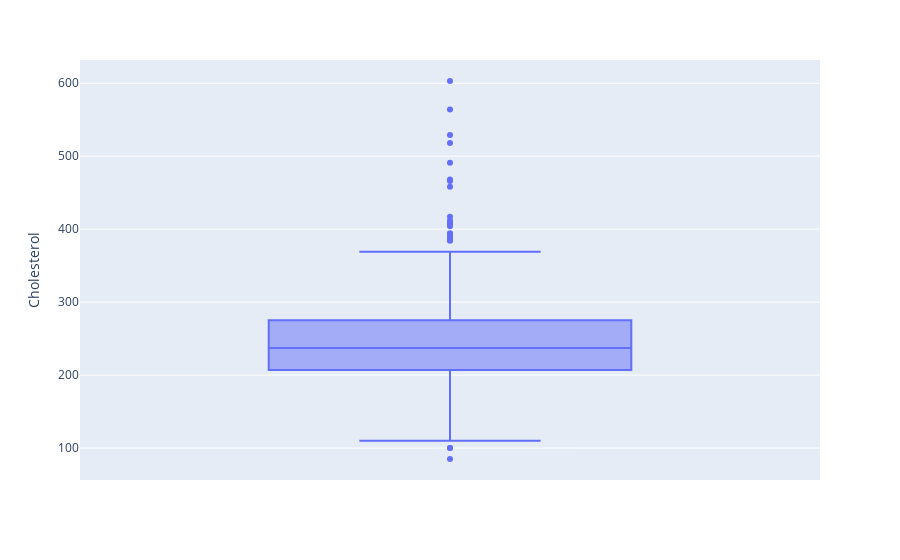

Write notebook code for a chart like this one.
### Code cell
px.box(dados2, y="Cholesterol")

### Figure 1 — Plotly figure (JSON) as saved in the notebook; plotly's stock layout.template omitted (floating-point values rounded to 4 significant figures; data arrays with more than 128 entries replaced by an {"elided": "..."} marker saying what was removed)
{"data": [{"alignmentgroup": "True", "hovertemplate": "Cholesterol=%{y}<extra></extra>", "legendgroup": "", "marker": {"color": "#636efa"}, "name": "", "notched": false, "offsetgroup": "", "orientation": "v", "showlegend": false, "type": "box", "x0": " ", "xaxis": "x", "y": {"elided": "746 int values"}, "y0": " ", "yaxis": "y"}], "layout": {"boxmode": "group", "legend": {"tracegroupgap": 0}, "margin": {"t": 60}, "xaxis": {"anchor": "y", "domain": [0, 1]}, "yaxis": {"anchor": "x", "domain": [0, 1], "title": {"text": "Cholesterol"}}}}
